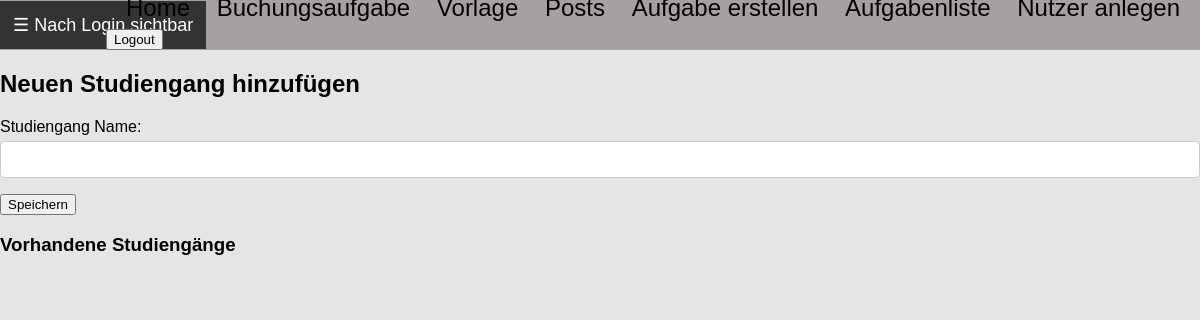
Page /users/studiengang_hinzufuegen/ (signed in) on the earlier database version.
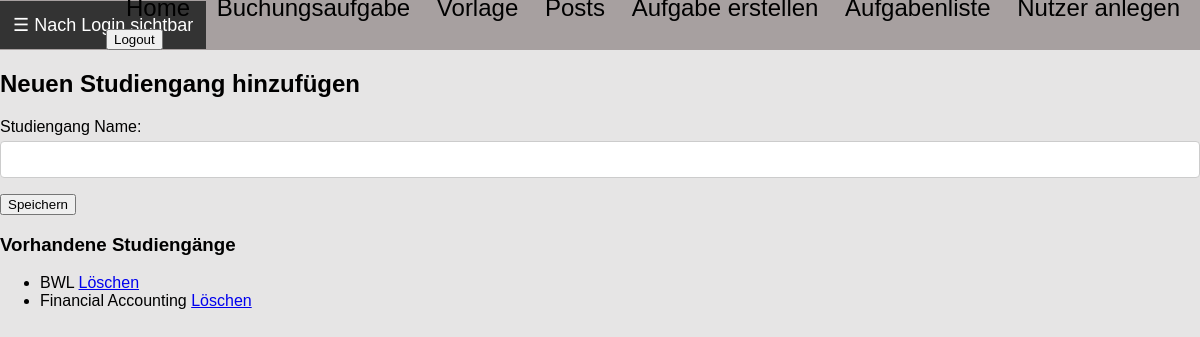
Same page on the later database version.
### users/models.py (models this page shows, shortened)
class Studiengang(models.Model):
    name = models.CharField(max_length=100, unique=True)

### posts/views.py (the view)
    def _wrapped_view_func(request, *args, **kwargs):
        if request.user.is_authenticated and request.user.role == 'teacher':
            return view_func(request, *args, **kwargs)
        else:
            return HttpResponse(f'Fehlende Berechtigung <br><a href="{reverse("index")}">Zurück zur Startseite</a>')

### users/forms.py
class StudiengangForm(forms.ModelForm):
    class Meta:
        model = Studiengang
        fields = ['name']
        labels = {'name': 'Studiengang Name'}

### posts/views.py (called while the page is built)
def lehrkraft_required(view_func):
    def _wrapped_view_func(request, *args, **kwargs):
        if request.user.is_authenticated and request.user.role == 'teacher':
            return view_func(request, *args, **kwargs)
        else:
            return HttpResponse(f'Fehlende Berechtigung <br><a href="{reverse("index")}">Zurück zur Startseite</a>')
    return _wrapped_view_func

### users/views.py (called while the page is built)
@lehrkraft_required
def add_studiengang_view(request):
    if request.method == 'POST':
        form = StudiengangForm(request.POST)
        if form.is_valid():
            form.save()
            return redirect('users:add_studiengang')
    else:
        form = StudiengangForm()
    studiengaenge = Studiengang.objects.all()
    return render(request, 'users/add_studiengang.html', {
        'form': form,
        'studiengaenge': studiengaenge
    })

### users/templates/users/add_studiengang.html (shortened to what this page needs)
{% extends 'vorlage.html' %}
{% block content %}
    <h2>Neuen Studiengang hinzufügen</h2>
    <form method="post">
        {{ form.as_p }}
        <button type="submit">Speichern</button>
    </form>
    <h3>Vorhandene Studiengänge</h3>
    <ul>
        {% for studiengang in studiengaenge %}
            <li>
                {{ studiengang.name }}
                <a href="{% url 'users:delete_studiengang' studiengang.id %}">Löschen</a>
            </li>
        {% endfor %}
    </ul>
{% endblock %}

Differences in the rows shown:
added Studiengang: name "BWL"
added Studiengang: name "Financial Accounting"
